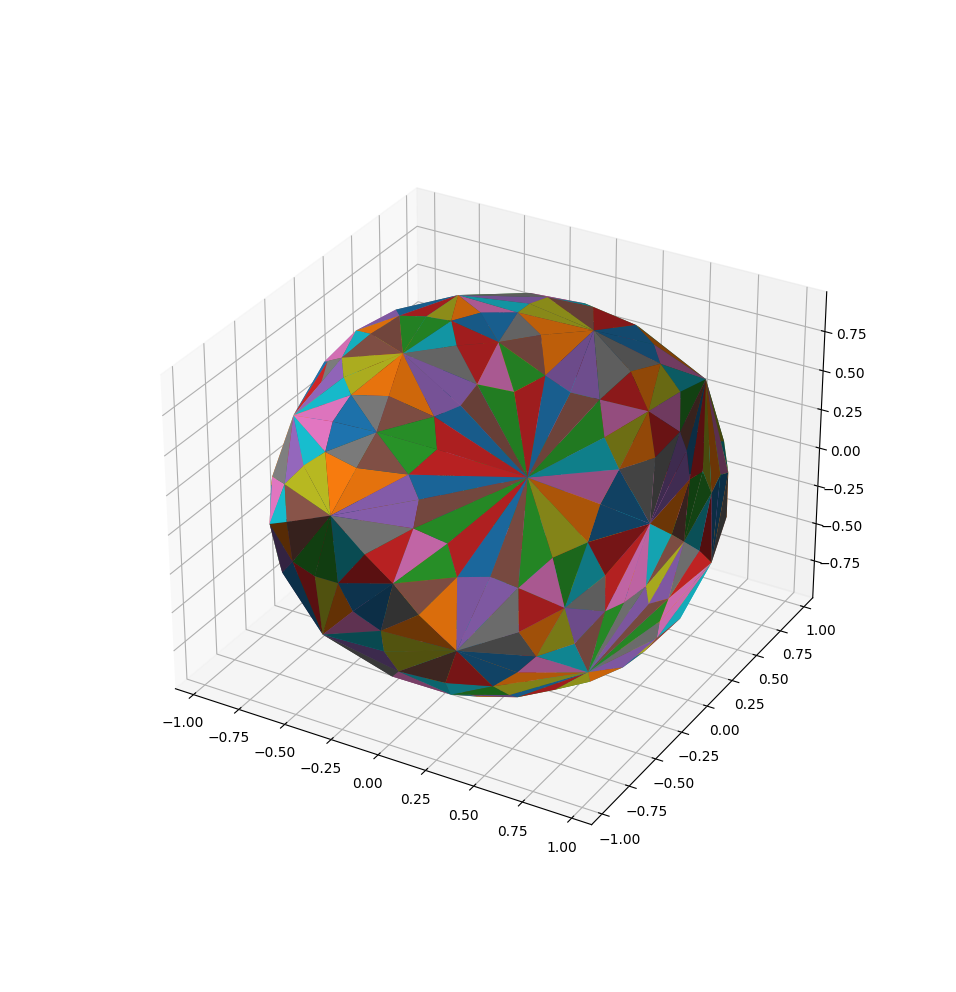

The Python source for this figure:
#!/usr/bin/env python3
# https://genuary2021.github.io/prompts
# Triangle subdivision.

import matplotlib.pyplot


class Point(tuple):
    def __new__(self, x=0, y=0, z=0):
        return tuple.__new__(Point, (x, y, z))

    def __add__(self, other):
        return Point(*(self[i] + other[i] for i in range(3)))

    def __mul__(self, other):
        return Point(*(self[i] * other for i in range(3)))

    def __truediv__(self, other):
        return Point(*(self[i] / other for i in range(3)))


CORNERS = (
    Point(-1.0, 1.0, 1.0),
    Point(-1.0, -1.0, 1.0),
    Point(1.0, -1.0, 1.0),
    Point(1.0, 1.0, 1.0),
    Point(1.0, -1.0, -1.0),
    Point(1.0, 1.0, -1.0),
    Point(-1.0, -1.0, -1.0),
    Point(-1.0, 1.0, -1.0),
)

CUBE = (
    (0, 1, 2),
    (0, 2, 3),
    (3, 2, 4),
    (3, 4, 5),
    (5, 4, 6),
    (5, 6, 7),
    (7, 0, 3),
    (7, 3, 5),
    (7, 6, 1),
    (7, 1, 0),
    (6, 1, 2),
    (6, 2, 4),
)


def avg(l):
    l = tuple(l)
    return sum(l, Point()) / len(l)


def avg_values(d):
    return tuple(avg(v) for _, v in sorted(d.items()))


def get_avg_face_points(faces, face_points):
    output = {}
    for face_point, face in zip(face_points, faces):
        for point in face:
            output.setdefault(point, []).append(face_point)
    return avg_values(output)


def get_avg_mid_edges(points, edges_faces):
    output = {}
    for edge_points in edges_faces.keys():
        for point in edge_points:
            output.setdefault(point, []).extend(points[point] for point in edge_points)
    return avg_values(output)


def get_points_faces(faces):
    output = {}
    for face in faces:
        for point in face:
            output.setdefault(point, 0)
            output[point] += 1
    return tuple(v for _, v in sorted(output.items()))


def catmull_clark(points, faces):
    face_points = tuple(avg(points[point] for point in face) for face in faces)
    edges_faces = {}
    for fi, face in enumerate(faces):
        for pi, point in enumerate(face):
            edges_faces.setdefault(
                tuple(sorted((point, face[(pi + 1) % len(face)]))), []
            ).append(fi)
    new_points = [
        point * (n - 3.0) / n + afp / n + ame * 2 / n
        for point, n, afp, ame in zip(
            points,
            get_points_faces(faces),
            get_avg_face_points(faces, face_points),
            get_avg_mid_edges(points, edges_faces),
        )
    ]
    face_point_idx = []
    for face_point in face_points:
        face_point_idx.append(len(new_points))
        new_points.append(face_point)
    edge_point_idx = {}
    for (p1, p2), (f1, f2) in edges_faces.items():
        edge_point_idx[(p1, p2)] = len(new_points)
        new_points.append(
            avg((points[p1], points[p2], face_points[f1], face_points[f2]))
        )
    new_faces = []
    for face, face_point in zip(faces, face_point_idx):
        edge_point_ab = edge_point_idx[tuple(sorted((face[0], face[1])))]
        edge_point_bc = edge_point_idx[tuple(sorted((face[1], face[2])))]
        edge_point_ca = edge_point_idx[tuple(sorted((face[2], face[0])))]
        new_faces.append((face[0], edge_point_ab, face_point))
        new_faces.append((face[1], edge_point_bc, face_point))
        new_faces.append((face[2], edge_point_ca, face_point))
        new_faces.append((face[0], face_point, edge_point_ca))
        new_faces.append((face[1], face_point, edge_point_ab))
        new_faces.append((face[2], face_point, edge_point_bc))
    return new_points, new_faces


def render(points, faces):
    plot = matplotlib.pyplot.figure().add_subplot(projection="3d")
    for face in faces:
        plot.plot_trisurf(
            *(tuple(points[point][i] for point in face) for i in range(3))
        )
    matplotlib.pyplot.show()


points, faces = CORNERS, CUBE
for _ in range(2):
    points, faces = catmull_clark(points, faces)
render(points, faces)
